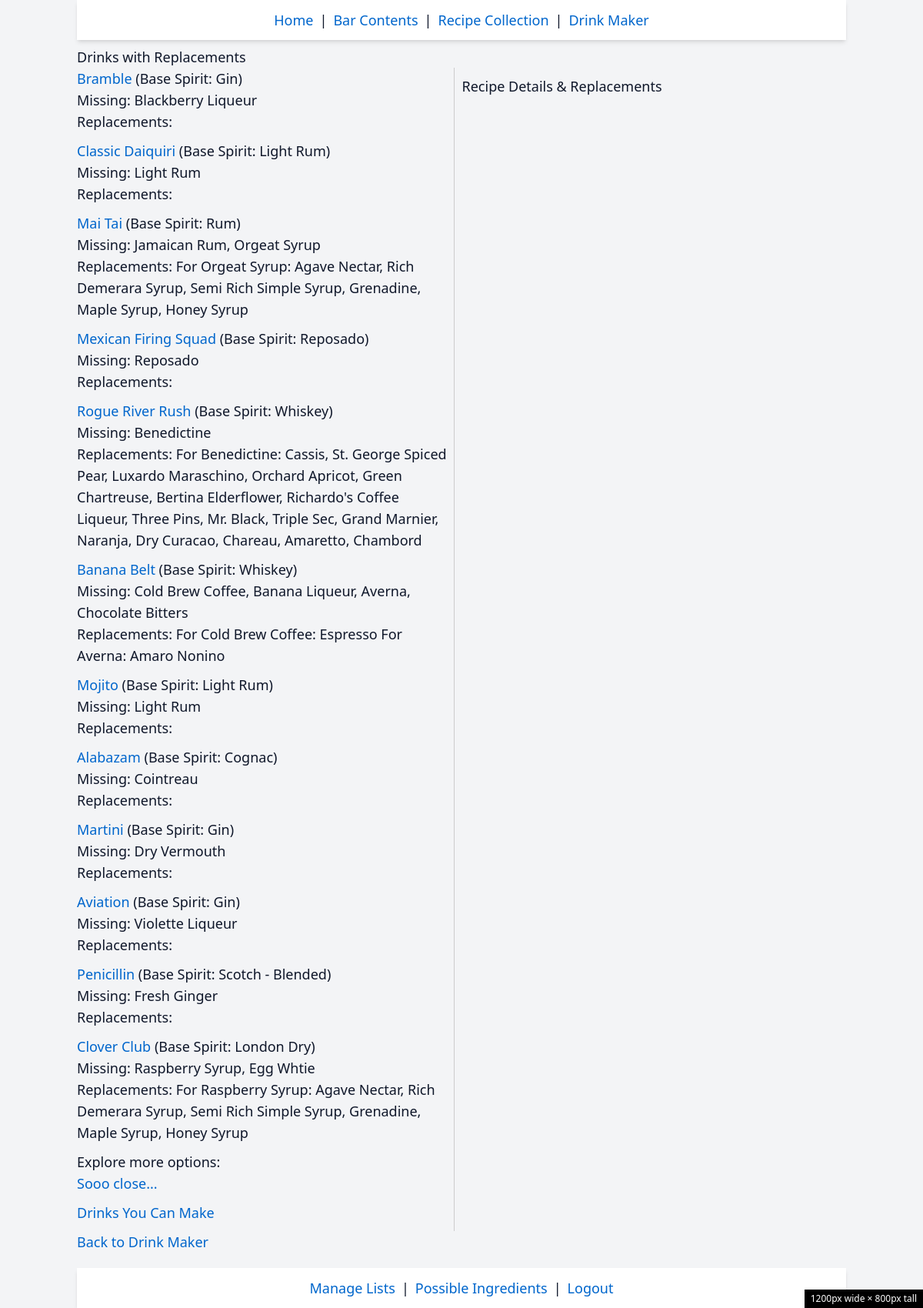
/drink/replacements (signed in), run on the app's committed database.
### tables this page shows
CREATE TABLE "Recipes" (
"drink" TEXT,
  "Glass" TEXT,
  "Garnish" TEXT,
  "Method" TEXT,
  "Ice" TEXT,
  "Notes" TEXT,
  "Base_Spirit" TEXT
);

CREATE TABLE "RecipeIngredients" (
"drink" TEXT,
  "ingredient" TEXT,
  "quantity" TEXT,
  "unit" TEXT
);

### routes/drink_maker.py (the view)
@drink_maker_bp.route('/replacements')
def replacements():
    drinks_with_replacements = get_drinks_with_replacements()
    return render_template('replacements.html', replacements=drinks_with_replacements)

### app.py (called while the page is built)
@app.before_request
def require_login():
    allowed_routes = ['login', 'static']
    if not session.get('logged_in') and request.endpoint not in allowed_routes:
        return redirect(url_for('login'))

### utils.py (called while the page is built)
def get_db_connection():
    conn = sqlite3.connect('cocktail_app.db')
    conn.row_factory = sqlite3.Row
    return conn

### templates/replacements.html (shortened to what this page needs)
{% extends "base.html" %}
{% block content %}
    <h1>Drinks with Replacements</h1>
    <div style="display: flex;">
        <div style="flex: 1;">
            <ul>
                {% for drink in replacements %}
                    <li>
                        <a href="#" class="recipe-link" data-drink="{{ drink.drink }}">{{ drink.drink }}</a>
                        (Base Spirit: {{ drink.base_spirit }})
                        {% if drink.missing_ingredients %}
                            <br>Missing: {{ drink.missing_ingredients | join(', ') }}
                            <br>Replacements:
                            {% for missing_ing, repls in drink.replacements.items() %}
                                {% if repls %}
                                    <span>For {{ missing_ing }}: {{ repls | join(', ') }}</span>
                                {% endif %}
                            {% endfor %}
                        {% endif %}
                    </li>
                {% endfor %}
            </ul>
            <p>Explore more options:</p>
            <ul>
                <li><a href="{{ url_for('drink_maker.missing_one') }}">Sooo close...</a></li>
                <li><a href="{{ url_for('drink_maker.drink_maker') }}">Drinks You Can Make</a></li>
            </ul>
        </div>
        <div style="flex: 1; padding: 10px; border-left: 1px solid #ccc;">
            <h3>Recipe Details & Replacements</h3>
        </div>
    </div>
    <a href="{{ url_for('drink_maker.drink_maker') }}">Back to Drink Maker</a>
{% endblock %}

### templates/replacements.html (style rules this page uses)
ul { list-style-type: none; padding: 0; }
li { margin-bottom: 10px; }
a { color: #0066cc; text-decoration: none; }

### data on the page
Recipes: drink "Bramble", base_spirit "Gin", missing_ingredients "Blackberry Liqueur"
Recipes: drink "Classic Daiquiri", base_spirit "Light Rum", missing_ingredients "Light Rum"
Recipes: drink "Mai Tai", base_spirit "Rum", missing_ingredients "Jamaican Rum, Orgeat Syrup"
RecipeIngredients: ingredient "Orgeat Syrup", repls "Agave Nectar, Rich Demerara Syrup, Semi Rich Simple Syrup, Grenadine, Maple Syrup, Honey Syrup"
Recipes: drink "Mexican Firing Squad", base_spirit "Reposado", missing_ingredients "Reposado"
Recipes: drink "Rogue River Rush", base_spirit "Whiskey", missing_ingredients "Benedictine"
RecipeIngredients: ingredient "Benedictine", repls "Cassis, St. George Spiced Pear, Luxardo Maraschino, Orchard Apricot, Green Chartreuse, Bertina Elderflower, Richardo's Coffee Liqueur, Three Pins, Mr. Black, Triple Sec, Grand Marnier, Naranja, Dry Curacao, Chareau, Amaretto, Chambord"
Recipes: drink "Banana Belt", base_spirit "Whiskey", missing_ingredients "Cold Brew Coffee, Banana Liqueur, Averna, Chocolate Bitters"
RecipeIngredients: ingredient "Cold Brew Coffee", repls "Espresso"
RecipeIngredients: ingredient "Averna", repls "Amaro Nonino"
Recipes: drink "Mojito", base_spirit "Light Rum", missing_ingredients "Light Rum"
Recipes: drink "Alabazam", base_spirit "Cognac", missing_ingredients "Cointreau"
Recipes: drink "Martini", base_spirit "Gin", missing_ingredients "Dry Vermouth"
Recipes: drink "Aviation", base_spirit "Gin", missing_ingredients "Violette Liqueur"
Recipes: drink "Penicillin", base_spirit "Scotch - Blended", missing_ingredients "Fresh Ginger"
Recipes: drink "Clover Club", base_spirit "London Dry", missing_ingredients "Raspberry Syrup, Egg Whtie"
RecipeIngredients: ingredient "Raspberry Syrup", repls "Agave Nectar, Rich Demerara Syrup, Semi Rich Simple Syrup, Grenadine, Maple Syrup, Honey Syrup"
